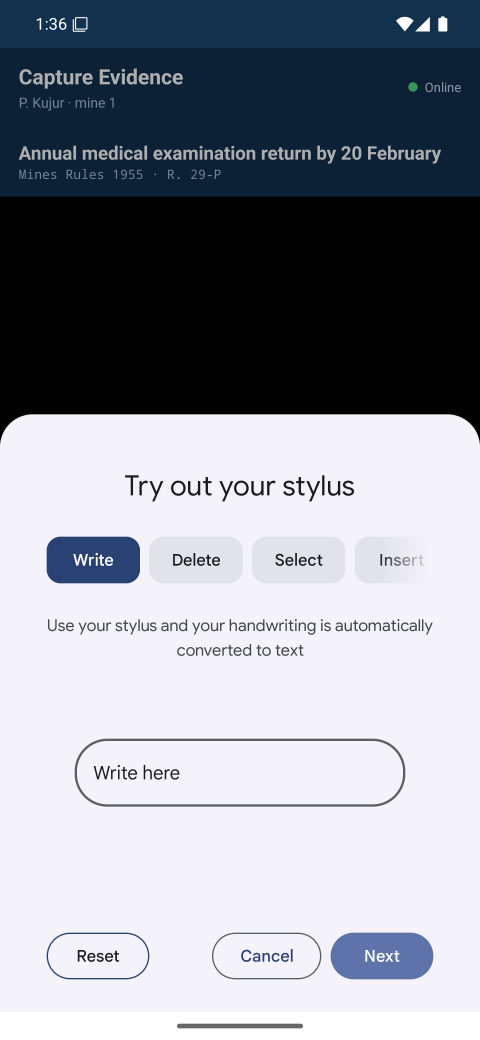
#> input picture app-photo.png, 1440 x 3120 px (shown at 1/3 size)
$ python -i make_art.py   (imports and definitions only)
#> lines starting #> are read from the running program, lines starting #| are printed output that depends on the picture
#> further down, picture is the input picture: PIL image 1440x3120 RGBA; mean R, G, B, A 145.4, 149.5, 158.5, 255
"""Generate the app's artwork.

Original, generated here, committed alongside the code that made it. That is
the point: a government-facing compliance tool should not ship photographs
whose provenance and licence nobody can account for, and "we found it online"
is not an answer anyone wants to give a judge. Re-run this and you get exactly
the same files.

    python tools/make_art.py

Palette is taken from the app theme so the artwork and the UI agree.
"""

from __future__ import annotations

import math
import random
from pathlib import Path

from PIL import Image, ImageDraw, ImageFilter

OUT_MOBILE = Path(__file__).parent.parent / "mobile" / "assets"
OUT_WEB = Path(__file__).parent.parent / "web" / "src" / "assets"

INK = (15, 41, 66)
HEADER = (18, 49, 79)
ACCENT = (20, 83, 154)
COAL = (26, 30, 36)

# Deterministic: the same seed gives the same grain every run, so a rebuild
# never produces a gratuitous diff.
# [1 line not run here, left out]


def _lerp(a: tuple[int, ...], b: tuple[int, ...], t: float) -> tuple[int, ...]:
    return tuple(int(round(x + (y - x) * t)) for x, y in zip(a, b))


# [78 lines left out: functions _sky, _strata, _headframe, not called in this run]


def _grain(img: Image.Image, strength: int = 7) -> Image.Image:
    """Fine noise. Flat gradients band badly on cheap phone panels, and a
    little grain hides it."""
#> called with strength = 7
    w, h = img.size
#> w = 1440; h = 3120
    noise = Image.new("L", (w, h))
#> noise: PIL image 1440x3120 L; every value is 0
    noise.putdata([random.randint(0, strength * 2) for _ in range(w * h)])
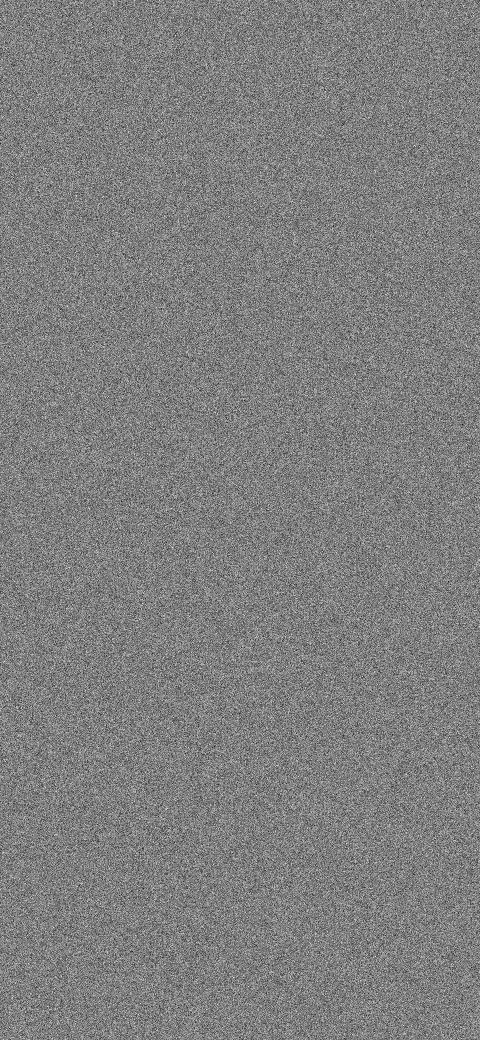
#> noise: PIL image 1440x3120 L (shown at 1/3 size); min 0, max 14, mean 7; drawn with min black and max white
    noise = noise.filter(ImageFilter.GaussianBlur(0.4))
#> (the run stopped early here; a loop or call above may not have finished)
